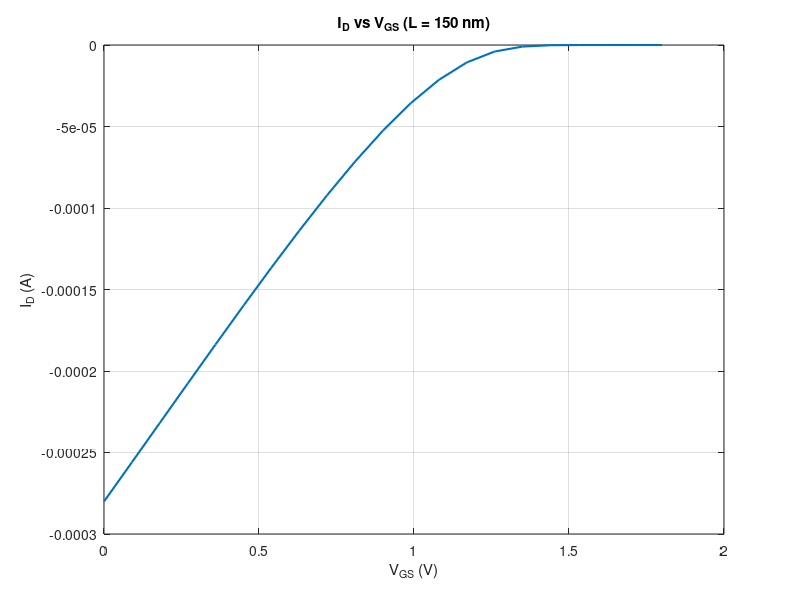
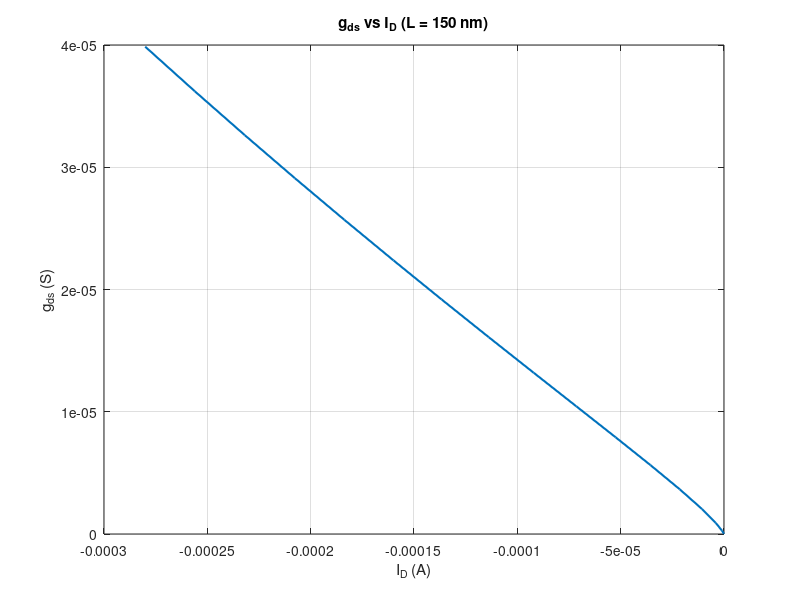

Write the MATLAB code that produced these figures, in order.
clear
clc

load("pch_18_mac_nominal_1um.mat")

curve = pch_18_mac_nominal_1um.curves(1);

%% ID vs VGS

VGS = curve.VOV + curve.VTH;
ID  = curve.ID;

figure;
plot(VGS, ID, 'LineWidth', 1.5);
grid on;
xlabel('V_{GS} (V)');
ylabel('I_D (A)');
title(sprintf('I_D vs V_{GS} (L = %.0f nm)', curve.L*1e9));

%% GDS vs ID

GDS = curve.GDS;

figure;
plot(ID, GDS, 'LineWidth', 1.5);
grid on;
xlabel('I_D (A)');
ylabel('g_{ds} (S)');
title(sprintf('g_{ds} vs I_D (L = %.0f nm)', curve.L*1e9));

%% Check for duplicate ID values

fprintf("Total samples      : %d\n", length(ID));
fprintf("Unique ID samples  : %d\n", length(unique(ID)));

dup = find(diff(ID)==0);

if isempty(dup)
    disp("No consecutive duplicate ID values.");
else
    fprintf("Found %d consecutive duplicate ID values.\n", length(dup));
end
